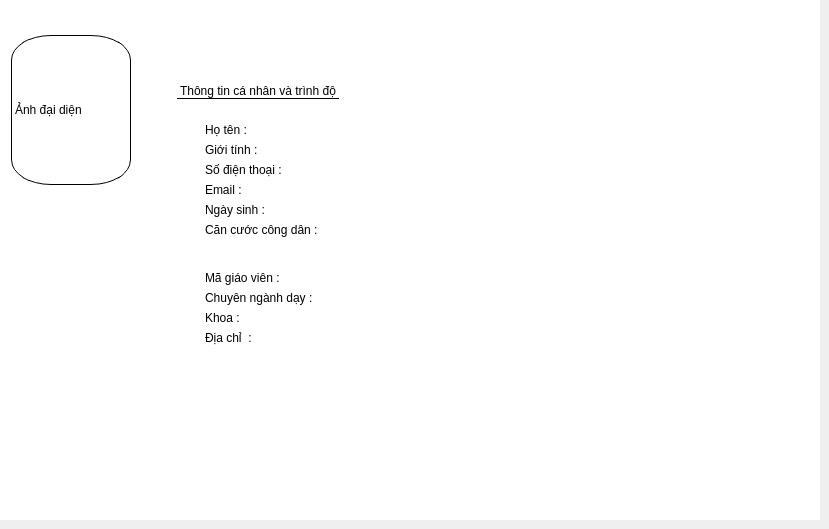
            <widget class="QWidget" name="tab_information">
             <attribute name="icon">
              <iconset resource="image.qrc">
               <normaloff>:/icon-file/information_icon.png</normaloff>:/icon-file/information_icon.png</iconset>
             </attribute>
             <attribute name="title">
              <string>Thông tin cá nhân</string>
             </attribute>
             <widget class="QWidget" name="horizontalWidget" native="true">
              <property name="geometry">
               <rect>
                <x>0</x>
                <y>0</y>
                <width>820</width>
                <height>520</height>
               </rect>
              </property>
              <property name="sizePolicy">
               <sizepolicy hsizetype="Fixed" vsizetype="Fixed">
                <horstretch>0</horstretch>
                <verstretch>0</verstretch>
               </sizepolicy>
              </property>
              <property name="minimumSize">
               <size>
                <width>820</width>
                <height>520</height>
               </size>
              </property>
              <property name="maximumSize">
               <size>
                <width>820</width>
                <height>500</height>
               </size>
              </property>
              <property name="styleSheet">
               <string notr="true">border : none;
background-color: white;</string>
              </property>
              <layout class="QHBoxLayout" name="horizontalLayout_4">
               <item>
                <widget class="QWidget" name="verticalWidget" native="true">
                 <property name="sizePolicy">
                  <sizepolicy hsizetype="Fixed" vsizetype="Fixed">
                   <horstretch>0</horstretch>
                   <verstretch>0</verstretch>
                  </sizepolicy>
                 </property>
                 <layout class="QVBoxLayout" name="verticalLayout_6">
                  <item>
                   <widget class="QLabel" name="label">
                    <property name="sizePolicy">
                     <sizepolicy hsizetype="Fixed" vsizetype="Fixed">
                      <horstretch>0</horstretch>
                      <verstretch>0</verstretch>
                     </sizepolicy>
                    </property>
                    <property name="minimumSize">
                     <size>
                      <width>120</width>
                      <height>150</height>
                     </size>
                    </property>
                    <property name="maximumSize">
                     <size>
                      <width>120</width>
                      <height>150</height>
                     </size>
                    </property>
                    <property name="styleSheet">
                     <string notr="true">border : 1px solid;
border-radius :40px solid;</string>
                    </property>
                    <property name="text">
                     <string>Ảnh đại diện</string>
                    </property>
                    <property name="scaledContents">
                     <bool>true</bool>
                    </property>
                    <property name="wordWrap">
                     <bool>true</bool>
                    </property>
                   </widget>
                  </item>
                  <item>
                   <spacer name="verticalSpacer_3">
                    <property name="orientation">
                     <enum>Qt::Vertical</enum>
                    </property>
                    <property name="sizeType">
                     <enum>QSizePolicy::Fixed</enum>
                    </property>
                    <property name="sizeHint" stdset="0">
                     <size>
                      <width>20</width>
                      <height>300</height>
                     </size>
                    </property>
                   </spacer>
                  </item>
                 </layout>
                </widget>
               </item>
               <item>
                <spacer name="horizontalSpacer_4">
                 <property name="orientation">
                  <enum>Qt::Horizontal</enum>
                 </property>
                 <property name="sizeType">
                  <enum>QSizePolicy::Fixed</enum>
                 </property>
                 <property name="sizeHint" stdset="0">
                  <size>
                   <width>20</width>
                   <height>20</height>
                  </size>
                 </property>
                </spacer>
               </item>
               <item>
                <widget class="QWidget" name="verticalWidget_2" native="true">
                 <property name="sizePolicy">
                  <sizepolicy hsizetype="Fixed" vsizetype="Fixed">
                   <horstretch>0</horstretch>
                   <verstretch>0</verstretch>
                  </sizepolicy>
                 </property>
                 <property name="minimumSize">
                  <size>
                   <width>650</width>
                   <height>0</height>
                  </size>
                 </property>
                 <layout class="QVBoxLayout" name="verticalLayout_7">
                  <item>
                   <widget class="QLabel" name="label_2">
                    <property name="sizePolicy">
                     <sizepolicy hsizetype="Fixed" vsizetype="Fixed">
                      <horstretch>0</horstretch>
                      <verstretch>0</verstretch>
                     </sizepolicy>
                    </property>
                    <property name="styleSheet">
                     <string notr="true">border-bottom:1px solid;</string>
                    </property>
                    <property name="text">
                     <string>Thông tin cá nhân và trình độ</string>
                    </property>
                   </widget>
                  </item>
                  <item alignment="Qt::AlignLeft">
                   <widget class="QWidget" name="horizontalWidget_2" native="true">
                    <layout class="QHBoxLayout" name="horizontalLayout_5">
                     <property name="bottomMargin">
                      <number>1</number>
                     </property>
                     <item>
                      <spacer name="horizontalSpacer_6">
                       <property name="orientation">
                        <enum>Qt::Horizontal</enum>
                       </property>
                       <property name="sizeHint" stdset="0">
                        <size>
                         <width>10</width>
                         <height>20</height>
                        </size>
                       </property>
                      </spacer>
                     </item>
                     <item>
                      <widget class="QWidget" name="widget" native="true">
                       <property name="sizePolicy">
                        <sizepolicy hsizetype="Fixed" vsizetype="Fixed">
                         <horstretch>0</horstretch>
                         <verstretch>0</verstretch>
                        </sizepolicy>
                       </property>
                       <layout class="QVBoxLayout" name="verticalLayout_3">
                        <item>
                         <widget class="QLabel" name="label_name">
                          <property name="text">
                           <string>Họ tên : </string>
                          </property>
                         </widget>
                        </item>
                        <item>
                         <widget class="QLabel" name="label_sex">
                          <property name="text">
                           <string>Giới tính : </string>
                          </property>
                         </widget>
                        </item>
                        <item>
                         <widget class="QLabel" name="label_phonenumber">
                          <property name="text">
                           <string>Số điện thoại : </string>
                          </property>
                         </widget>
                        </item>
                        <item>
                         <widget class="QLabel" name="label_email">
                          <property name="minimumSize">
                           <size>
                            <width>450</width>
                            <height>0</height>
                           </size>
                          </property>
                          <property name="text">
                           <string>Email : </string>
                          </property>
                         </widget>
                        </item>
                        <item>
                         <widget class="QLabel" name="label_datebirth">
                          <property name="text">
                           <string>Ngày sinh : </string>
                          </property>
                         </widget>
                        </item>
                        <item>
                         <widget class="QLabel" name="label_identitycard">
                          <property name="text">
                           <string>Căn cước công dân : </string>
                          </property>
                         </widget>
                        </item>
                       </layout>
                      </widget>
                     </item>
                    </layout>
                   </widget>
                  </item>
                  <item alignment="Qt::AlignLeft">
                   <widget class="QWidget" name="horizontalWidget_3" native="true">
                    <layout class="QHBoxLayout" name="horizontalLayout_6">
                     <property name="bottomMargin">
                      <number>1</number>
                     </property>
                     <item>
                      <spacer name="horizontalSpacer_5">
                       <property name="orientation">
                        <enum>Qt::Horizontal</enum>
                       </property>
                       <property name="sizeHint" stdset="0">
                        <size>
                         <width>10</width>
                         <height>20</height>
                        </size>
                       </property>
                      </spacer>
                     </item>
                     <item>
                      <widget class="QWidget" name="widget" native="true">
                       <property name="sizePolicy">
                        <sizepolicy hsizetype="Fixed" vsizetype="Fixed">
                         <horstretch>0</horstretch>
                         <verstretch>0</verstretch>
                        </sizepolicy>
                       </property>
                       <layout class="QVBoxLayout" name="verticalLayout_5">
                        <item>
                         <widget class="QLabel" name="label_id">
                          <property name="text">
                           <string>Mã giáo viên : </string>
                          </property>
                         </widget>
                        </item>
                        <item>
                         <widget class="QLabel" name="label_profess">
                          <property name="minimumSize">
                           <size>
                            <width>550</width>
                            <height>0</height>
                           </size>
                          </property>
                          <property name="text">
                           <string>Chuyên ngành dạy : </string>
                          </property>
                         </widget>
                        </item>
                        <item>
                         <widget class="QLabel" name="label_khoa">
                          <property name="text">
                           <string>Khoa :</string>
                          </property>
                         </widget>
                        </item>
                        <item>
                         <widget class="QLabel" name="label_address">
                          <property name="text">
                           <string>Địa chỉ  : </string>
                          </property>
                         </widget>
                        </item>
                        <item>
                         <widget class="QLabel" name="label_ethnic">
                          <property name="text">
                           <string/>
                          </property>
                         </widget>
                        </item>
                        <item>
                         <widget class="QLabel" name="label_placeofbirth">
                          <property name="text">
                           <string/>
                          </property>
                         </widget>
                        </item>
                       </layout>
                      </widget>
                     </item>
                    </layout>
                   </widget>
                  </item>
                  <item>
                   <spacer name="verticalSpacer_4">
                    <property name="orientation">
                     <enum>Qt::Vertical</enum>
                    </property>
                    <property name="sizeType">
                     <enum>QSizePolicy::Fixed</enum>
                    </property>
                    <property name="sizeHint" stdset="0">
                     <size>
                      <width>20</width>
                      <height>40</height>
                     </size>
                    </property>
                   </spacer>
                  </item>
                 </layout>
                </widget>
               </item>
              </layout>
             </widget>
            </widget>
